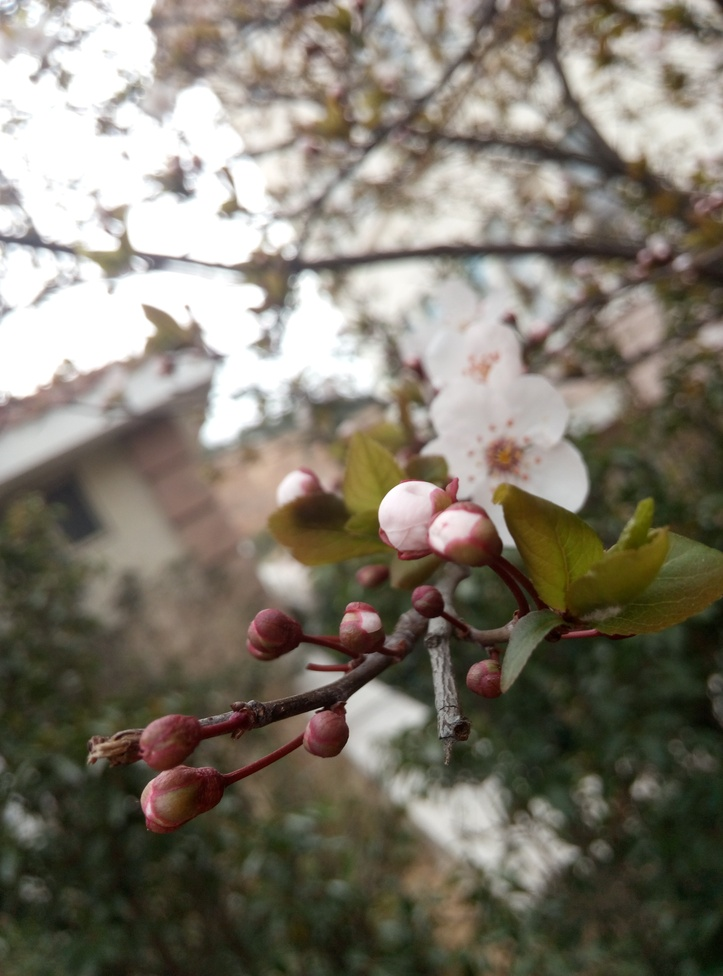
//> input picture opencvPic/picture3.jpg, 723 x 976 px, shrunk from 3120 x 4208 before the run, given in place of girl.jpg, which was not available
$ ./main   (built with g++ and OpenCV 4)
//> lines starting //> are read from the running program, lines starting //| are printed output that depends on the picture; pictures that were not available may be replaced by others from this repository, and a replacement may not be noted
// [1012 lines of commented-out code are left out]

#include<opencv2/opencv.hpp>
#include<iostream>

using namespace std;
using namespace cv;

//全局变量
Mat g_srcImage, g_dstImage1, g_dstImage2, g_dstImage3, g_dstImage4, g_dstImage5;
int g_nBoxFilterValue = 6; //方框滤波参数值
int g_nMeanBlurValue = 10; //均值滤波参数值
int g_nGaussianBlurValue = 6; //高斯滤波参数值
int g_nMedianBlurValue = 10; //中值滤波参数值
int g_nBilateralFilterValue = 10; //双边滤波参数值

//全局函数
//回调函数
//线性滤波
static void on_BoxFilter(int, void *); //方框滤波器
static void on_MeanBlur(int, void *);   //均值滤波器
static void on_GaussianBlur(int, void *); //高斯滤波器

//非线性滤波
static void on_MedianBlur(int, void *); //中值滤波器
static void on_BilateralFilter(int, void *); //双边滤波器

int main()
{
    //1.read the image
    g_srcImage = imread("/Users/lichunxia/Desktop/OpenCV/OpencvPic/girl.jpg");
//> g_srcImage is the input picture: 976 rows x 723 cols, CV_8UC3; mean B, G, R 108.3, 120.9, 126.8
    if(!g_srcImage.data)
    {
        cout << "error~~~" <<endl<<endl;
        return false;
    }

    //2.copy the src to dst
    g_dstImage1 = g_srcImage.clone();
    g_dstImage2 = g_srcImage.clone();
    g_dstImage3 = g_srcImage.clone();
    g_dstImage4 = g_srcImage.clone();
    g_dstImage5 = g_srcImage.clone();

    //3.show the srcImage
    namedWindow("srcImage-window",1);
    imshow("srcImage-window", g_srcImage);

    //===========================<1> BoxFilter ======================================
    //create a window
    namedWindow("boxFilter-window",1);

    //create trackbar
    char trackbarName1[50];
    sprintf(trackbarName1, "core : %d", g_nBoxFilterValue);
    createTrackbar(trackbarName1, "boxFilter-window", &g_nBoxFilterValue, 40, on_BoxFilter);
    on_BoxFilter(g_nBoxFilterValue, 0);

    //===========================<2>MeanBlur  ========================================
    //create a window
    namedWindow("meanBlur-window",1);

    //create trackbar
    char trackbarName2[50];
    sprintf(trackbarName2, "core : %d", g_nMeanBlurValue);
    createTrackbar(trackbarName2, "meanBlur-window", &g_nMeanBlurValue, 40, on_MeanBlur);
    on_MeanBlur(g_nMeanBlurValue, 0);

    //==========================<3>GaussianBlur =======================================
    //create a window
    namedWindow("gaussianBlur-window",1);

    //create trackbar
    char trackbarName3[50];
    sprintf(trackbarName3, "core : %d", g_nGaussianBlurValue);
    createTrackbar(trackbarName3, "gaussianBlur-window", &g_nGaussianBlurValue, 40, on_GaussianBlur);
    on_GaussianBlur(g_nGaussianBlurValue, 0);

    //=========================== <4>MedianBlur ====================================================
    //create a window
    namedWindow("medianBlur-window",1);

    //create trackbar
    char trackbarName4[50];
    sprintf(trackbarName4, "canshuzhi : %d", g_nMedianBlurValue);
    createTrackbar(trackbarName4, "medianBlur-window", &g_nMedianBlurValue, 50, on_MedianBlur);
    on_MedianBlur(g_nMedianBlurValue, 0);

    //=========================== <5>BilateralFilter ===============================================
    //create a window
    namedWindow("bilateralFilter-window",1);

    //create trackbar
    char trackbarName5[50];
    sprintf(trackbarName5, "canshuzhi : %d", g_nBilateralFilterValue);
    createTrackbar(trackbarName5, "bilateralFilter-window", &g_nBilateralFilterValue, 50, on_BilateralFilter);
    on_BilateralFilter(g_nBilateralFilterValue, 0);

    cout << "程序运行完毕～～～" <<endl;
    //ddd

    waitKey();
    return 0;
}
static void on_BoxFilter(int, void *)
{
    boxFilter(g_srcImage, g_dstImage1, -1, Size(g_nBoxFilterValue+1, g_nBoxFilterValue+1));
    imshow("boxFilter-window", g_dstImage1);
}
static void on_MeanBlur(int, void *)
{
    blur(g_srcImage, g_dstImage2, Size(g_nMeanBlurValue+1,g_nMeanBlurValue+1));
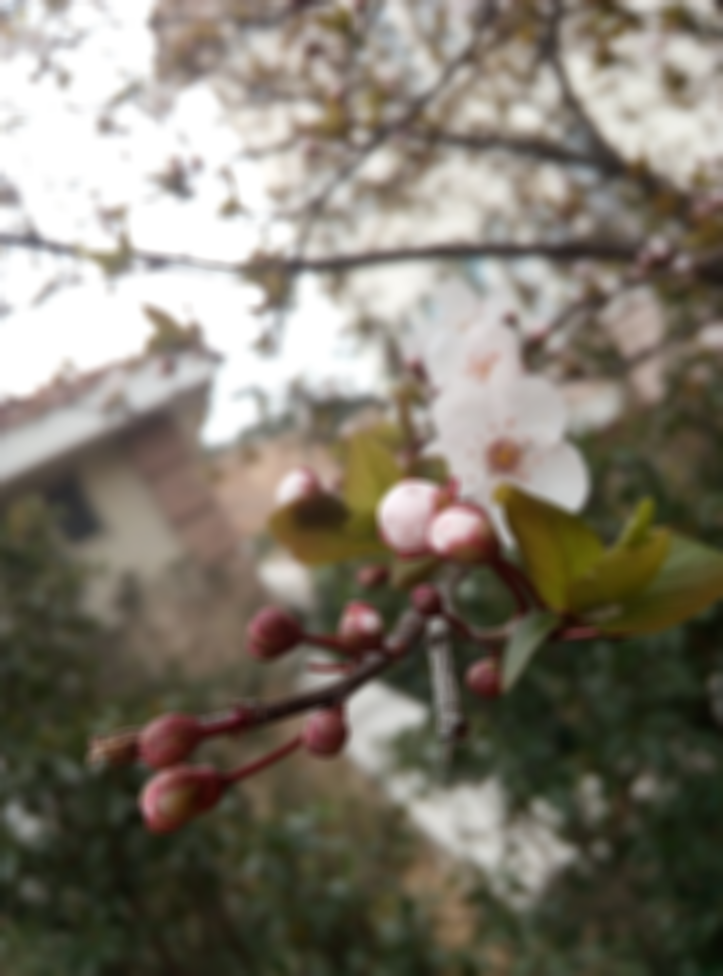
//> g_dstImage2: 976 rows x 723 cols, CV_8UC3; mean B, G, R 108.3, 120.9, 126.8
    imshow("meanBlur-window", g_dstImage2);
}
static void on_GaussianBlur(int, void *)
{
    GaussianBlur(g_srcImage, g_dstImage3, Size(g_nGaussianBlurValue * 2 + 1, g_nGaussianBlurValue * 2 + 1), 0, 0);
    imshow("gaussianBlur-window", g_dstImage3);
}
static void on_MedianBlur(int, void *)
{
    medianBlur(g_srcImage, g_dstImage4, g_nMedianBlurValue*2+1); //参数值必须为奇数
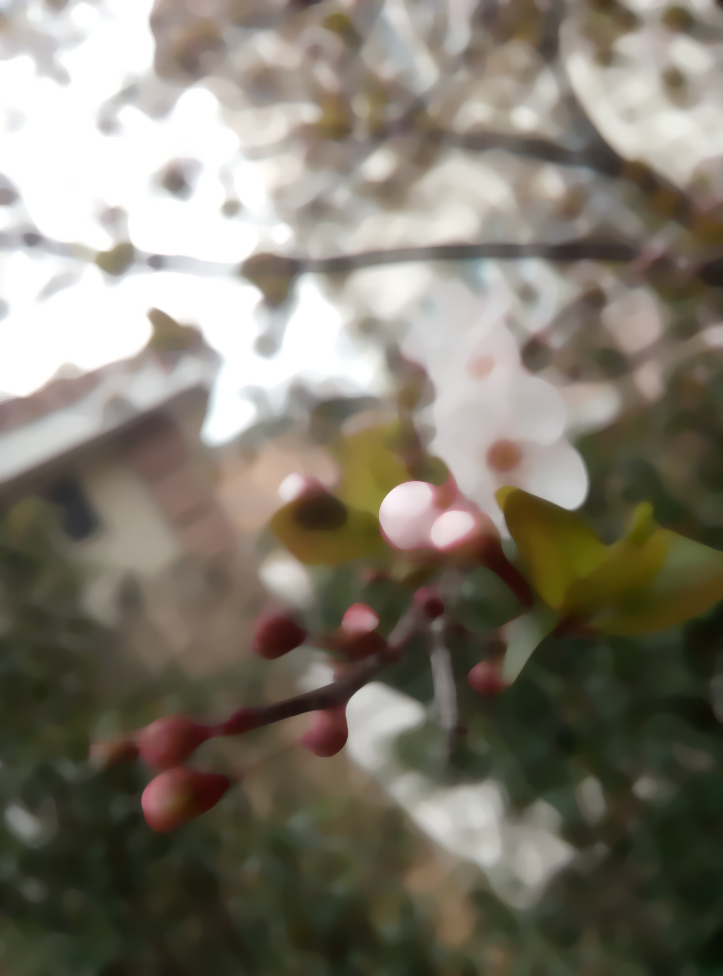
//> g_dstImage4: 976 rows x 723 cols, CV_8UC3; mean B, G, R 108.5, 121.4, 127.2
    imshow("medianBlur-window", g_dstImage4);
}
static void on_BilateralFilter(int, void *)
{
    bilateralFilter(g_srcImage, g_dstImage5, g_nBilateralFilterValue, g_nBilateralFilterValue*2, g_nBilateralFilterValue/2);
    imshow("bilateralFilter-window", g_dstImage5);
}

$ run again, on opencvPic/picture4.jpg
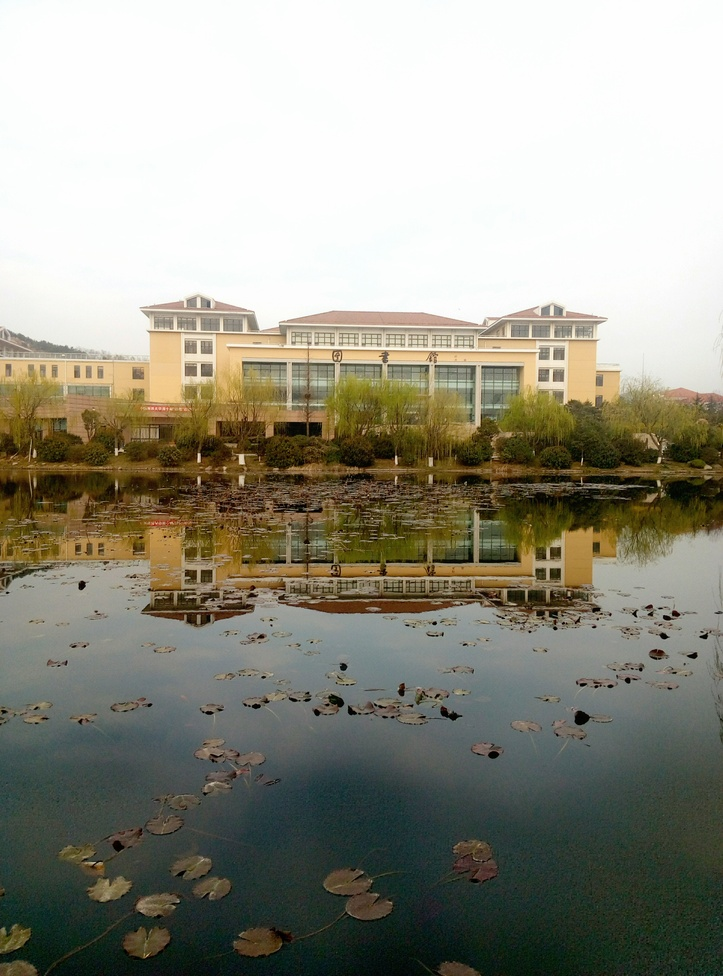
//> input picture opencvPic/picture4.jpg, 723 x 976 px, shrunk from 3120 x 4208 before the run, given in place of girl.jpg, which was not available
//> g_srcImage is the input picture: 976 rows x 723 cols, CV_8UC3; mean B, G, R 133.4, 146.8, 148.2
//> in on_MeanBlur, `blur(g_srcImage, g_dstImage2, Size(g_nMeanBlurValue+1,g_nMeanBlurValue..`:
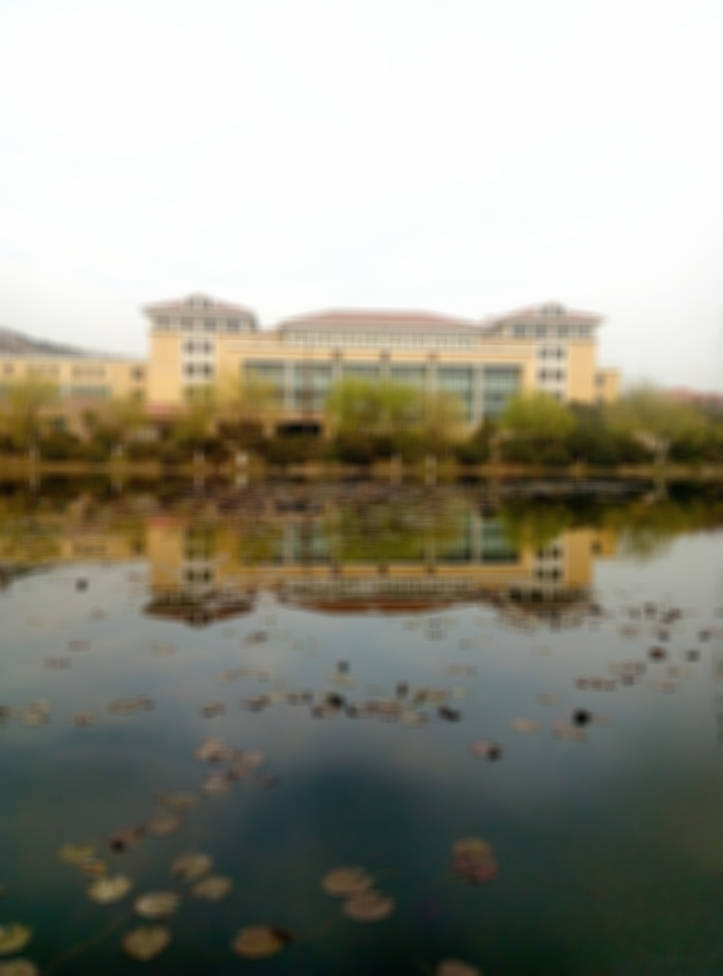
//> g_dstImage2: 976 rows x 723 cols, CV_8UC3; mean B, G, R 133.4, 146.8, 148.2
//> in on_MedianBlur, `medianBlur(g_srcImage, g_dstImage4, g_nMedianBlurValue*2+1);`:
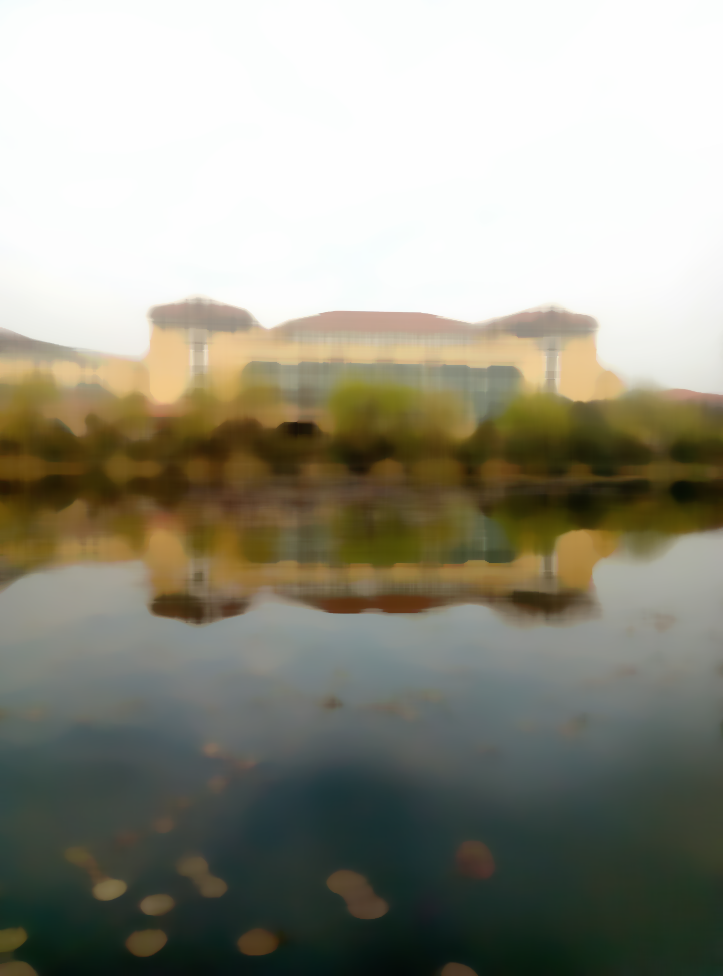
//> g_dstImage4: 976 rows x 723 cols, CV_8UC3; mean B, G, R 133.4, 147.4, 148.8
